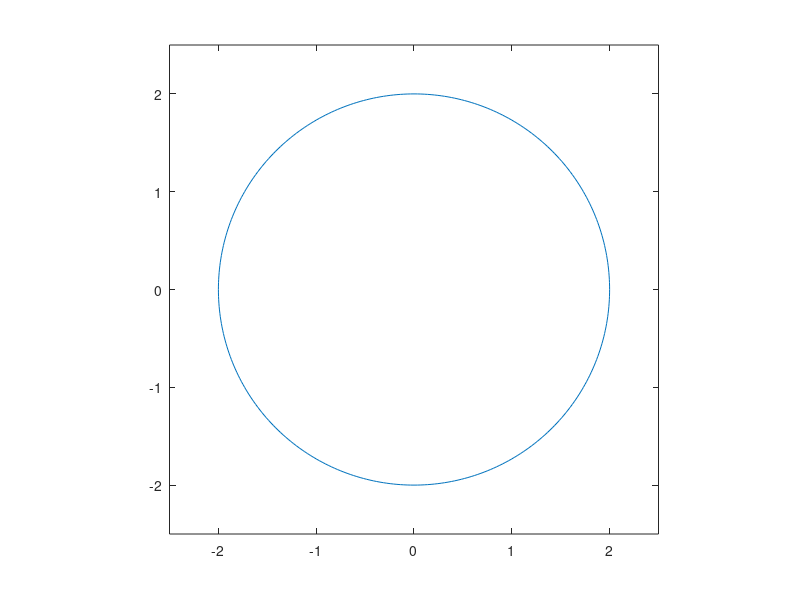

Source code (MATLAB):
% problem2.m

% set the radius
r = 2;

% choose values of theta
theta = 0:360;

% make x and y values
x = r*cosd(theta);
y = r*sind(theta);

% plot
plot(x,y);
axis([ -2.5 2.5 -2.5 2.5 ]);
axis equal
